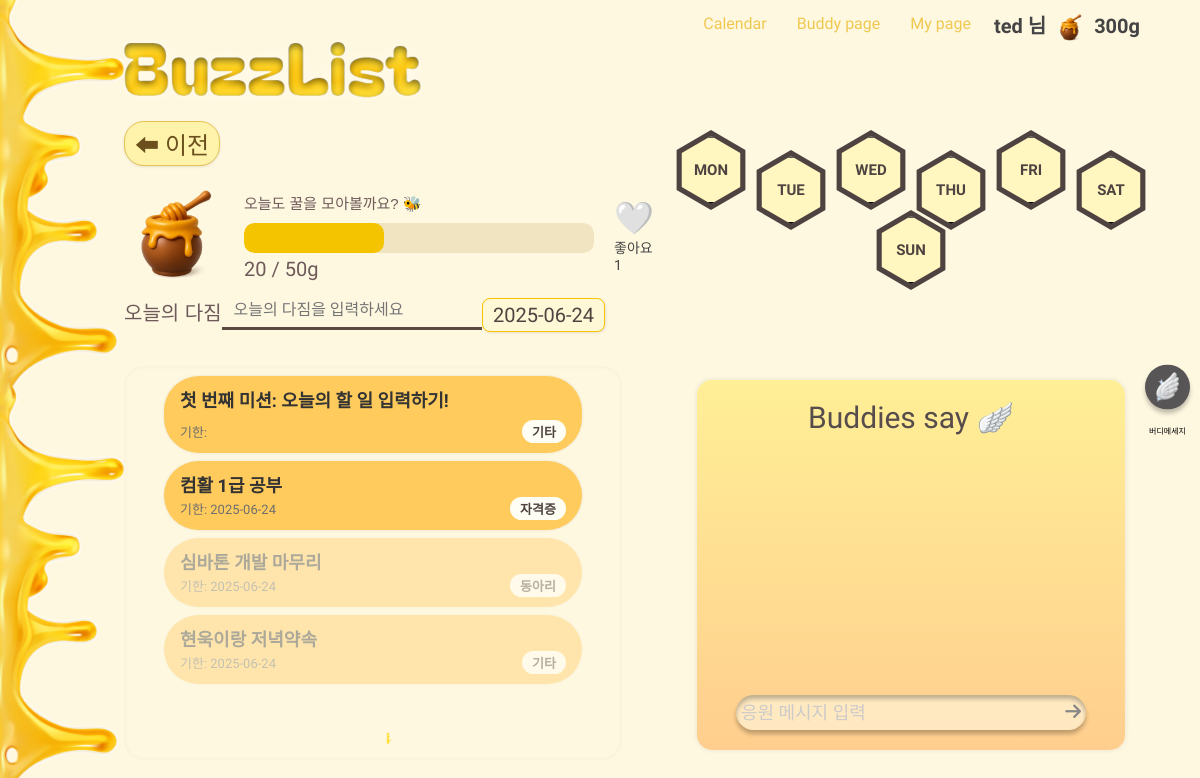
The page /planner/subpage/12/2025-06-24/ (signed in) on the database its author committed.
### accounts/models.py (models this page shows, shortened)
class Profile(models.Model):
    user = models.OneToOneField(User, on_delete=models.CASCADE)
    univ = models.CharField(max_length=10)
    followings = models.ManyToManyField("self", related_name="followers", symmetrical=False)
    profile_image = models.ImageField(upload_to='profile_images/',blank=True,null=True,default='default_images/default.png')
    honey_count=models.IntegerField(default=0)
    completed_todo_count=models.IntegerField(default=0)
    daily_honey_earned = models.IntegerField(default=0)
    last_honey_earned_date = models.DateField(null=True, blank=True)
    total_study_time = models.DurationField(default=timedelta()) #총 공부 시간 필드
    last_reset_date = models.DateField(null=True, blank=True) #한 달마다 공부시간 갱신하기 위한 필드

### planner/models.py (models this page shows, shortened)
class Like(models.Model):
    target_user = models.ForeignKey(User, on_delete=models.CASCADE, null=True, blank=True)
    date = models.DateField(default=timezone.now)
    like = models.ManyToManyField(User, related_name='likes', blank=True)
    like_count = models.PositiveIntegerField(default=0)
    class Meta:
        unique_together = ('target_user', 'date')

class Todo(models.Model):
    CATEGORY_CHOICES = [
        ('대외활동', '대외활동'),
        ('과제', '과제'),
        ('시험공부', '시험공부'),
        ('자격증', '자격증'),
        ('알바', '알바'),
        ('동아리', '동아리'),
        ('취미활동', '취미활동'),
        ('기타', '기타'),
    ]
    STATUS_CHOICES = [
        ('not_completed', '미완료'),
        ('completed', '완료'),
    ]
    user = models.ForeignKey(User, on_delete=models.CASCADE,null=True,blank=True)
    content = models.CharField(max_length=100)
    status = models.CharField(max_length=20, choices=STATUS_CHOICES, default='not_completed')
    category = models.CharField(max_length=20, choices=CATEGORY_CHOICES)
    deadline = models.DateField(null=True, blank=True)
    started_at = models.DateTimeField(null=True, blank=True)
    ended_at = models.DateTimeField(null=True, blank=True)
    elapsed_time = models.DurationField(null=True, blank=True)
    total_elapsed_time = models.DurationField(default=timedelta())
    date = models.DateField(null=True, blank=True)
    created_at = models.DateTimeField(auto_now_add=True)
    updated_at = models.DateTimeField(auto_now=True)

### planner/views.py (the view, shortened to what this page needs)
# urls.py: path('subpage/<int:user_id>/<str:selected_date>/', subpage, name='subpage'),
def subpage(request, user_id, selected_date):
    if not request.user.is_authenticated:
        return redirect('accounts:login')
    target_user = get_object_or_404(User, pk=user_id)
    try:
        date_obj = datetime.strptime(selected_date, '%Y-%m-%d').date()
    except ValueError:
        return redirect('planner:subpage', user_id=user_id, selected_date=timezone.now().strftime('%Y-%m-%d'))
    todos = Todo.objects.filter(user=target_user, date=date_obj).annotate(
        status_order=Case(
            When(status='completed', then=Value(1)),
            default=Value(0),
            output_field=IntegerField()
        )
    ).order_by('status_order', 'id')
    for todo in todos:
        if todo.total_elapsed_time:
            seconds = int(todo.total_elapsed_time.total_seconds())
            h, r = divmod(seconds, 3600)
            m, s = divmod(r, 60)
            todo.formatted_time = f"{h:02}:{m:02}:{s:02}"  # 타이머용
            todo.formatted_time_hms = f"{h}시간 {m}분 {s}초"  # 서브페이지 리스트용
            todo.formatted_time_hm = f"{h}시간 {m}분"         # 마이페이지용
        else:
            todo.formatted_time = "00:00:00"
            todo.formatted_time_hms = "0시간 0분 0초"
            todo.formatted_time_hm = "0시간 0분"
    comments = Comment.objects.filter(user_id=target_user.id, date=date_obj).order_by('created_at')
    daily_goal = DailyGoal.objects.filter(user=target_user, date=date_obj).first()
    like_obj = Like.objects.filter(target_user=target_user, date=date_obj).first()
    profile = target_user.profile
    formatted_time_hm = format_timedelta(profile.total_study_time or timedelta())
    is_liked = False
    if like_obj and request.user in like_obj.like.all():
        is_liked = True
    daily_honey = DailyHoney.objects.filter(user=target_user, date=date_obj).first()
    earned = daily_honey.honey_earned if daily_honey else 0
    return render(request, 'planner/subpage.html', {
        'todos': todos,
        'selected_date': selected_date,
        'daily_goal': daily_goal,
        'comments': comments,
        'target_user': target_user,
        'login_user': request.user,
        'like_obj': like_obj,
        'formatted_time_hm': formatted_time_hm,
        'is_liked': is_liked,
        'earned': earned,
    })

### planner/views.py (called while the page is built)
def format_timedelta(td):
    total_seconds = int(td.total_seconds())
    hours, remainder = divmod(total_seconds, 3600)
    minutes, seconds = divmod(remainder, 60)
    return f"{hours}시간 {minutes}분 {seconds}초"# 시간+분

### planner/templates/planner/subpage.html (shortened to what this page needs)
{% load static %}
<!DOCTYPE html>
<html lang="ko">
<head>
    <link rel="stylesheet" href="{% static 'css/planner/subpage.css' %}" />
    <link href="https://webfontworld.github.io/Jalnan2/Jalnan2.css" rel="stylesheet">
    <link href="https://fonts.cdnfonts.com/css/e1234" rel="stylesheet">
    <link rel="stylesheet" href="https://cdnjs.cloudflare.com/ajax/libs/font-awesome/6.4.0/css/all.min.css">
</head>
<body data-userid="{{ target_user.id }}">
    <div class="wrapper">
        <div class="top-nav">
            <a href="{% url 'main:mainpage' login_user.id %}" class="nav-link">Calendar</a>
            <a href="{% url 'accounts:buddypage' login_user.id %}" class="nav-link">Buddy page</a>
            <a href="{% url 'users:mypage' login_user.id %}" class="nav-link">My page</a>
            <div class="login-user-info" data-user-id="{{ login_user.id }}">
                <p>
                    <strong>{{ login_user.username }} 님</strong>
                    <img src="{% static 'assets/planner/honey-icon.png' %}" alt="honey" class="inline-honey-icon">
                    <strong id="honey-count">{{ login_user.profile.honey_count }}g</strong>
                </p>
            </div>
        </div>
        <div class="sidebar"></div>
        <main class="main-content">
            <img class="logo" src="{% static 'assets/planner/BuzzList.png' %}" alt="icon" class="honey-icon" />
            {% if login_user.id != target_user.id %}
            <a href="{% url 'main:mainpage' target_user.id %}" style="text-decoration: none; font-size: 24px;"
                class="back-link">
                ⬅ 이전
            </a>
            {% endif %}
            <div class="box1">
                <div class="box1-left">
                    <img src="{% static 'assets/planner/honey-icon.png' %}" alt="icon" class="honey-icon" />
                </div>
                <div class="box1-middle">
                    <p class="goal-text">오늘도 꿀을 모아볼까요? 🐝</p>
                    <p class="honey-progress">
                        <progress value="{{ earned }}" max="50"></progress>
                        <span class="honey-label">{{ earned }} / 50g</span>
                    </p>
                </div>
                <div class="box1-right">
                    <form method="POST"
                        action="{% url 'planner:like_subpage' user_id=target_user.id selected_date=selected_date %}"
                        style="display: flex; flex-direction: column; align-items: center;">
                        <button type="submit" class="heart-icon"
                            style="background: none; border: none; font-size: 2rem; cursor: pointer;">
                            {% if is_liked %}
                            ❤️
                            {% else %}
                            🤍
                            {% endif %}
                        </button>
                        <div class="heart-label">좋아요 <span>{{ like_obj.like_count|default:0 }}</span></div>
                    </form>
                </div>
            </div>
            <div class="box2">
                <form method="POST"
                    action="{% if daily_goal %}{% url 'planner:update_goal' login_user.id selected_date %}{% else %}{% url 'planner:write_goal' login_user.id selected_date %}{% endif %}"
                    class="goal-form">
                    <p class="goal">오늘의 다짐</p>
                    <input type="text" name="goal" value="{{ daily_goal.goal|default:'' }}" class="goal-input"
                        placeholder="오늘의 다짐을 입력하세요" />
            <div class="goal-date-display"> {{ selected_date }}</div>
    </div>
    <div class="box3 {% if todos %}has-todos{% endif %}">
        {% if todos %}
        <ul class="todo-list" id="todo-list">
            {% for todo in todos %}
            <li class="todo-item {% if todo.status == 'completed' %}completed{% endif %}">
                <form method="POST" action="{% url 'planner:todo_delete' request.user.id todo.id %}">
                    <div class="todo-top-row">
                        <span class="todo-content">{{ todo.content }}</span>
                    </div>
                    <div class="todo-bottom-row">
                        <span class="todo-deadline">기한: {{ todo.deadline|date:"Y-m-d" }}</span>
                        <span class="todo-category">{{ todo.category }}</span>
                    </div>
                </form>
            </li>
            {% endfor %}
        </ul>
        {% else %}
        <p class="todo-placeholder-text" id="placeholder">할일을 입력해주세요</p>
        {% endif %}
    </div>
    </main>
    <aside class="right-panel">
        <div class="right-box1">
            <div class="weekday-grid">
                <div class="honeycomb-weekdays">
                    <div class="weekday-row staggered">
                        <div class="hexagon-wrapper"><button class="hexagon-inner" data-day="MON">MON</button></div>
                        <div class="hexagon-wrapper offset"><button class="hexagon-inner" data-day="TUE">TUE</button>
                        </div>
                        <div class="hexagon-wrapper"><button class="hexagon-inner" data-day="WED">WED</button></div>
                        <div class="hexagon-wrapper offset"><button class="hexagon-inner" data-day="THU">THU</button>
                        </div>
                        <div class="hexagon-wrapper"><button class="hexagon-inner" data-day="FRI">FRI</button></div>
                        <div class="hexagon-wrapper offset"><button class="hexagon-inner" data-day="SAT">SAT</button>
                        </div>
                        <div class="hexagon-wrapper"><button class="hexagon-inner" data-day="SUN">SUN</button></div>
                    </div>
                </div>
            </div>
        </div>
        <div class="buddy-box" id="buddy-box" style="display: flex;">
            <div class="message-box">
                <div class="buddy-title">Buddies say 🪽</div>
                <ul class="buddy-messages" id="buddy-message-list">
                </ul>
                <form method="POST" action="{% url 'planner:comment' selected_date %}" class="buddy-form">
                    <input type="text" name="content" placeholder="응원 메시지 입력" class="buddy-input" required />
                    <button type="submit" class="submit-button">
                        <i class="fas fa-arrow-right"></i>
                    </button>
                </form>
            </div>
        </div>
        <div class="floating-icons">
            <img src="{% static 'assets/planner/wing.png' %}" id="show-buddy-btn" alt="버디 메시지" />
            <p class="buddy-message">버디메세지</p>
        </div>
    </aside>
    </div>
</body>
</html>

### rows shown on the page
Like: like_count "1"
Todo: content "첫 번째 미션: 오늘의 할 일 입력하기!", category "기타"
Todo: content "컴활 1급 공부", deadline "2025-06-24", category "자격증"
Todo: content "심바톤 개발 마무리", deadline "2025-06-24", category "동아리"
Todo: content "현욱이랑 저녁약속", deadline "2025-06-24", category "기타"

### other values the page prints
{{ login_user.username }} "ted"
{{ login_user.profile.honey_count }} "300"
{{ earned }} "20"
{{ selected_date }} "2025-06-24"
